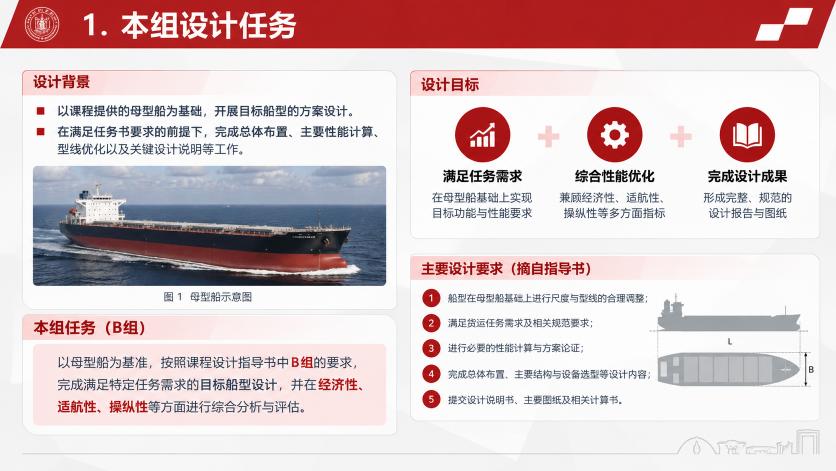
#> input picture 第一次汇报ppt/editable_ppt_output/source/reference_images/船舶设计任务信息图幻灯片.png, 1672 x 941 px (shown at 1/2 size)
$ python prepare.py
#> lines starting #> are read from the running program, lines starting #| are printed output that depends on the picture
"""按参考图像素坐标建立元素清单、裁切素材及原生图标轮廓。"""
from pathlib import Path
import json, re, cv2, numpy as np
from PIL import Image, ImageDraw
ROOT=Path(__file__).resolve().parents[1]
INPUT=ROOT/'source'/'reference_images'
ASSETS=ROOT/'assets'
ASSETS.mkdir(exist_ok=True)
SOURCES={
 'task':'船舶设计任务信息图幻灯片.png',
 'route':'船舶总体设计流程与任务概览.png',
 'team':'上海交大风格B组成员分工图.png',
 'progress':'船舶设计项目总体进展 infographics.png',
 'results':'船舶总体设计与快速性初估.png',
 'model':'型线设计与三维建模阶段成果.png',
 'issues':'船舶设计困难与解决措施闭环分析.png',
 'plan':'大学船舶设计进展规划时间轴.png',
 'cover':'上海交通大学船舶设计课程汇报封面.png'}
images={k:Image.open(INPUT/v).convert('RGB') for k,v in SOURCES.items()}
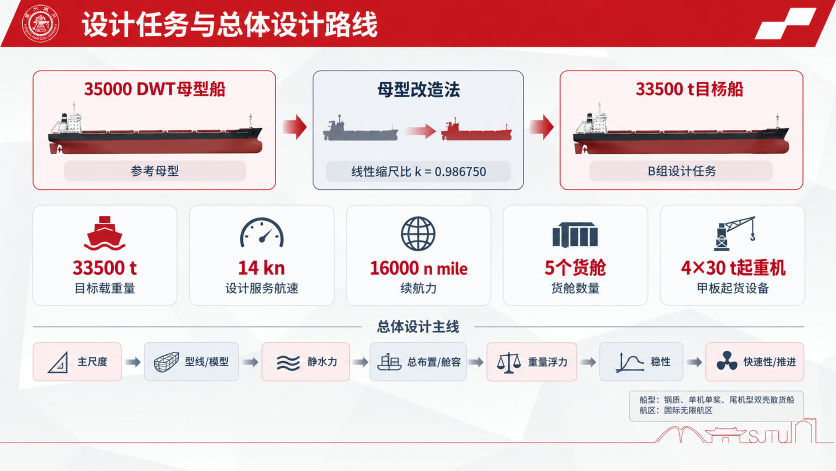
#> input picture 第一次汇报ppt/editable_ppt_output/source/reference_images/船舶总体设计流程与任务概览.png, 1672 x 941 px (shown at 1/2 size)
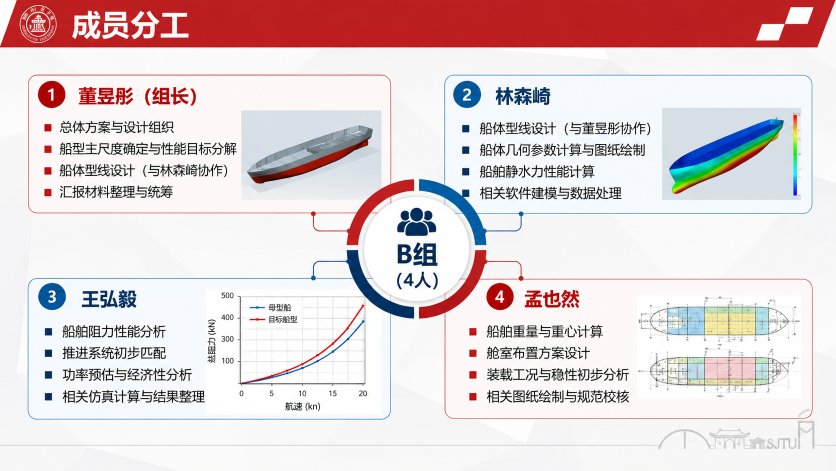
#> input picture 第一次汇报ppt/editable_ppt_output/source/reference_images/上海交大风格B组成员分工图.png, 1672 x 941 px (shown at 1/2 size)
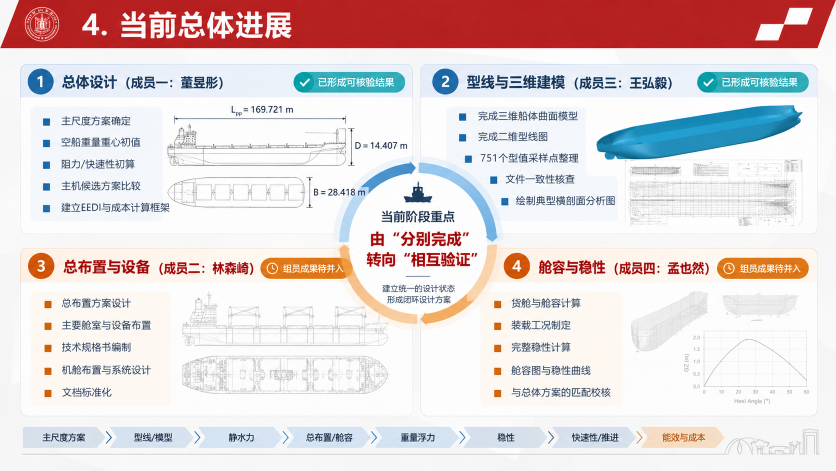
#> input picture 第一次汇报ppt/editable_ppt_output/source/reference_images/船舶设计项目总体进展 infographics.png, 1672 x 941 px (shown at 1/2 size)
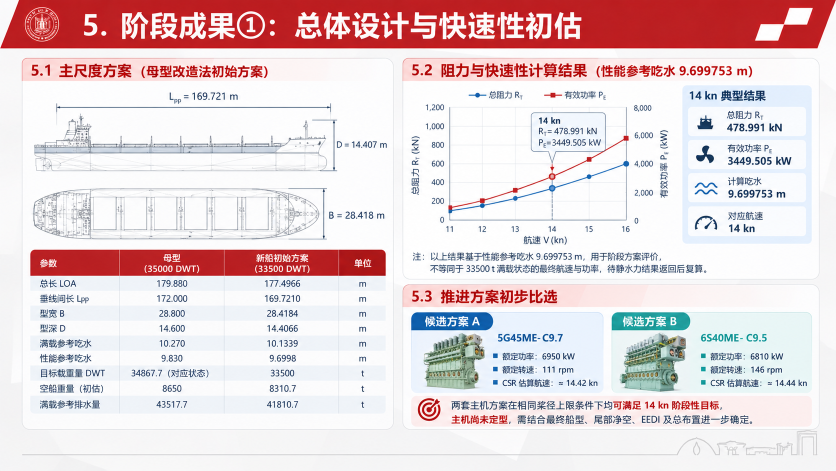
#> input picture 第一次汇报ppt/editable_ppt_output/source/reference_images/船舶总体设计与快速性初估.png, 1672 x 941 px (shown at 1/2 size)
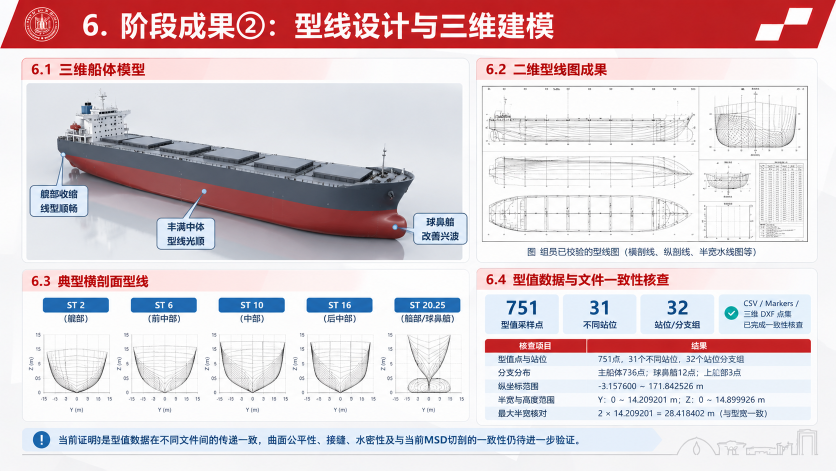
#> input picture 第一次汇报ppt/editable_ppt_output/source/reference_images/型线设计与三维建模阶段成果.png, 1672 x 941 px (shown at 1/2 size)
#> (the run stopped early here; a loop or call above may not have finished)
